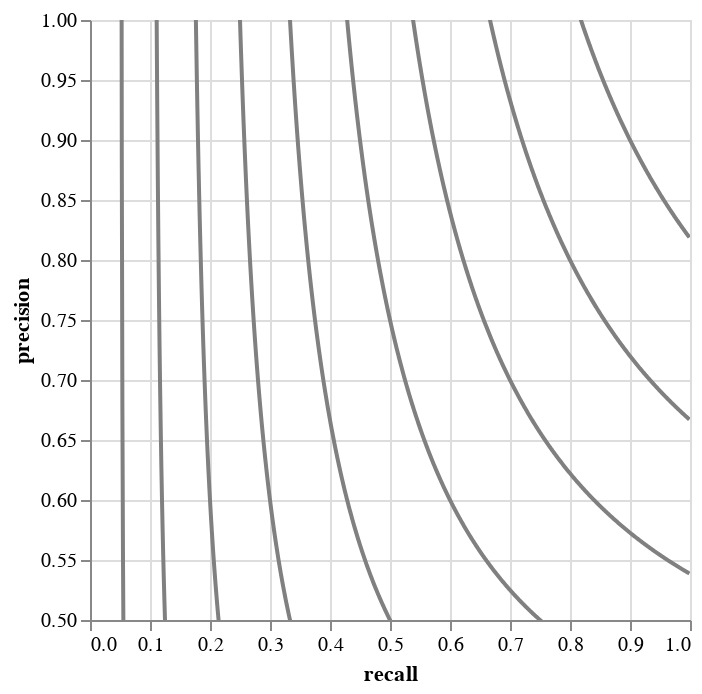

Notebook cell for this chart:
### Code cell
f1_contour_plot = alt.layer(
    *[
        (
            alt.Chart(f1_contours.filter(pl.col("f1") == f1))
            .mark_line()
            .encode(
                x=alt.X("recall"),
                y=alt.Y("precision").scale(domain=(0.5, 1)),
                color=alt.value("#808080"),
                tooltip=["f1"],
            )
        )
        for f1 in f1_scores
    ]
)
f1_contour_plot.interactive()

### Figure 1 — Vega specification as saved in the notebook (floating-point values rounded to 4 significant figures; data arrays with more than 128 entries replaced by an {"elided": "..."} marker saying what was removed)
{"$schema": "https://vega.github.io/schema/vega/v5.json", "data": [{"name": "param_2_store"}, {"name": "source_0", "values": {"elided": "949 records"}}, {"name": "source_1", "values": {"elided": "899 records"}}, {"name": "source_2", "values": {"elided": "849 records"}}, {"name": "source_3", "values": {"elided": "799 records"}}, {"name": "source_4", "values": {"elided": "749 records"}}, {"name": "source_5", "values": {"elided": "699 records"}}, {"name": "source_6", "values": {"elided": "649 records"}}, {"name": "source_7", "values": {"elided": "599 records"}}, {"name": "source_8", "values": {"elided": "549 records"}}, {"name": "source_9", "values": {"elided": "499 records"}}], "signals": [{"name": "unit", "value": {}, "on": [{"events": "pointermove", "update": "isTuple(group()) ? group() : unit"}]}, {"name": "param_2", "update": "vlSelectionResolve(\"param_2_store\", \"union\")"}, {"name": "param_2_recall", "on": [{"events": [{"source": "view", "type": "dblclick"}], "update": "null"}, {"events": {"signal": "param_2_translate_delta"}, "update": "panLinear(param_2_translate_anchor.extent_x, -param_2_translate_delta.x / width)"}, {"events": {"signal": "param_2_zoom_delta"}, "update": "zoomLinear(domain(\"x\"), param_2_zoom_anchor.x, param_2_zoom_delta)"}]}, {"name": "param_2_precision", "on": [{"events": [{"source": "view", "type": "dblclick"}], "update": "null"}, {"events": {"signal": "param_2_translate_delta"}, "update": "panLinear(param_2_translate_anchor.extent_y, param_2_translate_delta.y / height)"}, {"events": {"signal": "param_2_zoom_delta"}, "update": "zoomLinear(domain(\"y\"), param_2_zoom_anchor.y, param_2_zoom_delta)"}]}, {"name": "param_2_tuple", "on": [{"events": [{"signal": "param_2_recall || param_2_precision"}], "update": "param_2_recall && param_2_precision ? {unit: \"view_2\", fields: param_2_tuple_fields, values: [param_2_recall,param_2_precision]} : null"}]}, {"name": "param_2_tuple_fields", "value": [{"field": "recall", "channel": "x", "type": "R"}, {"field": "precision", "channel": "y", "type": "R"}]}, {"name": "param_2_translate_anchor", "value": {}, "on": [{"events": [{"source": "scope", "type": "pointerdown"}], "update": "{x: x(unit), y: y(unit), extent_x: domain(\"x\"), extent_y: domain(\"y\")}"}]}, {"name": "param_2_translate_delta", "value": {}, "on": [{"events": [{"source": "window", "between": [{"source": "scope", "type": "pointerdown"}, {"source": "window", "type": "pointerup"}], "consume": true, "type": "pointermove"}], "update": "{x: param_2_translate_anchor.x - x(unit), y: param_2_translate_anchor.y - y(unit)}"}]}, {"name": "param_2_zoom_anchor", "on": [{"events": [{"source": "scope", "consume": true, "type": "wheel"}], "update": "{x: invert(\"x\", x(unit)), y: invert(\"y\", y(unit))}"}]}, {"name": "param_2_zoom_delta", "on": [{"events": [{"source": "scope", "consume": true, "type": "wheel"}], "update": "pow(1.001, event.deltaY * pow(16, event.deltaMode))", "force": true}]}, {"name": "param_2_modify", "on": [{"events": {"signal": "param_2_tuple"}, "update": "modify(\"param_2_store\", param_2_tuple, true)"}]}], "marks": [{"type": "line", "name": "view_2_marks", "from": {"data": "source_0"}, "sort": {"field": "datum[\"recall\"]"}, "encode": {"update": {"x": {"field": "recall", "scale": "x"}, "stroke": {"value": "#808080"}, "tooltip": {"signal": "{\"f1\": format(datum[\"f1\"], \"\")}"}, "y": {"field": "precision", "scale": "y"}, "defined": {"signal": "isValid(datum[\"recall\"]) && isFinite(+datum[\"recall\"]) && isValid(datum[\"precision\"]) && isFinite(+datum[\"precision\"])"}}}, "style": ["line"], "interactive": true, "clip": true}, {"type": "line", "name": "layer_1_marks", "from": {"data": "source_1"}, "sort": {"field": "datum[\"recall\"]"}, "encode": {"update": {"stroke": {"value": "#808080"}, "defined": {"signal": "isValid(datum[\"recall\"]) && isFinite(+datum[\"recall\"]) && isValid(datum[\"precision\"]) && isFinite(+datum[\"precision\"])"}, "tooltip": {"signal": "{\"f1\": format(datum[\"f1\"], \"\")}"}, "y": {"field": "precision", "scale": "y"}, "x": {"field": "recall", "scale": "x"}}}, "interactive": true, "clip": true, "style": ["line"]}, {"type": "line", "name": "layer_2_marks", "from": {"data": "source_2"}, "sort": {"field": "datum[\"recall\"]"}, "encode": {"update": {"stroke": {"value": "#808080"}, "x": {"field": "recall", "scale": "x"}, "tooltip": {"signal": "{\"f1\": format(datum[\"f1\"], \"\")}"}, "y": {"field": "precision", "scale": "y"}, "defined": {"signal": "isValid(datum[\"recall\"]) && isFinite(+datum[\"recall\"]) && isValid(datum[\"precision\"]) && isFinite(+datum[\"precision\"])"}}}, "clip": true, "interactive": true, "style": ["line"]}, {"type": "line", "name": "layer_3_marks", "from": {"data": "source_3"}, "sort": {"field": "datum[\"recall\"]"}, "encode": {"update": {"defined": {"signal": "isValid(datum[\"recall\"]) && isFinite(+datum[\"recall\"]) && isValid(datum[\"precision\"]) && isFinite(+datum[\"precision\"])"}, "stroke": {"value": "#808080"}, "tooltip": {"signal": "{\"f1\": format(datum[\"f1\"], \"\")}"}, "y": {"field": "precision", "scale": "y"}, "x": {"field": "recall", "scale": "x"}}}, "style": ["line"], "clip": true, "interactive": true}, {"type": "line", "name": "layer_4_marks", "from": {"data": "source_4"}, "sort": {"field": "datum[\"recall\"]"}, "encode": {"update": {"defined": {"signal": "isValid(datum[\"recall\"]) && isFinite(+datum[\"recall\"]) && isValid(datum[\"precision\"]) && isFinite(+datum[\"precision\"])"}, "stroke": {"value": "#808080"}, "tooltip": {"signal": "{\"f1\": format(datum[\"f1\"], \"\")}"}, "x": {"field": "recall", "scale": "x"}, "y": {"field": "precision", "scale": "y"}}}, "interactive": true, "clip": true, "style": ["line"]}, {"type": "line", "name": "layer_5_marks", "from": {"data": "source_5"}, "sort": {"field": "datum[\"recall\"]"}, "encode": {"update": {"stroke": {"value": "#808080"}, "x": {"field": "recall", "scale": "x"}, "y": {"field": "precision", "scale": "y"}, "tooltip": {"signal": "{\"f1\": format(datum[\"f1\"], \"\")}"}, "defined": {"signal": "isValid(datum[\"recall\"]) && isFinite(+datum[\"recall\"]) && isValid(datum[\"precision\"]) && isFinite(+datum[\"precision\"])"}}}, "interactive": true, "style": ["line"], "clip": true}, {"type": "line", "name": "layer_6_marks", "from": {"data": "source_6"}, "sort": {"field": "datum[\"recall\"]"}, "encode": {"update": {"stroke": {"value": "#808080"}, "y": {"field": "precision", "scale": "y"}, "defined": {"signal": "isValid(datum[\"recall\"]) && isFinite(+datum[\"recall\"]) && isValid(datum[\"precision\"]) && isFinite(+datum[\"precision\"])"}, "x": {"field": "recall", "scale": "x"}, "tooltip": {"signal": "{\"f1\": format(datum[\"f1\"], \"\")}"}}}, "clip": true, "interactive": true, "style": ["line"]}, {"type": "line", "name": "layer_7_marks", "from": {"data": "source_7"}, "sort": {"field": "datum[\"recall\"]"}, "encode": {"update": {"defined": {"signal": "isValid(datum[\"recall\"]) && isFinite(+datum[\"recall\"]) && isValid(datum[\"precision\"]) && isFinite(+datum[\"precision\"])"}, "tooltip": {"signal": "{\"f1\": format(datum[\"f1\"], \"\")}"}, "stroke": {"value": "#808080"}, "x": {"field": "recall", "scale": "x"}, "y": {"field": "precision", "scale": "y"}}}, "interactive": true, "clip": true, "style": ["line"]}, {"type": "line", "name": "layer_8_marks", "from": {"data": "source_8"}, "sort": {"field": "datum[\"recall\"]"}, "encode": {"update": {"x": {"field": "recall", "scale": "x"}, "tooltip": {"signal": "{\"f1\": format(datum[\"f1\"], \"\")}"}, "y": {"field": "precision", "scale": "y"}, "stroke": {"value": "#808080"}, "defined": {"signal": "isValid(datum[\"recall\"]) && isFinite(+datum[\"recall\"]) && isValid(datum[\"precision\"]) && isFinite(+datum[\"precision\"])"}}}, "clip": true, "style": ["line"], "interactive": true}, {"type": "line", "name": "layer_9_marks", "from": {"data": "source_9"}, "sort": {"field": "datum[\"recall\"]"}, "encode": {"update": {"x": {"field": "recall", "scale": "x"}, "y": {"field": "precision", "scale": "y"}, "defined": {"signal": "isValid(datum[\"recall\"]) && isFinite(+datum[\"recall\"]) && isValid(datum[\"precision\"]) && isFinite(+datum[\"precision\"])"}, "stroke": {"value": "#808080"}, "tooltip": {"signal": "{\"f1\": format(datum[\"f1\"], \"\")}"}}}, "interactive": true, "style": ["line"], "clip": true}], "scales": [{"name": "x", "type": "linear", "domain": {"fields": [{"data": "source_0", "field": "recall"}, {"data": "source_1", "field": "recall"}, {"data": "source_2", "field": "recall"}, {"data": "source_3", "field": "recall"}, {"data": "source_4", "field": "recall"}, {"data": "source_5", "field": "recall"}, {"data": "source_6", "field": "recall"}, {"data": "source_7", "field": "recall"}, {"data": "source_8", "field": "recall"}, {"data": "source_9", "field": "recall"}]}, "range": [0, {"signal": "width"}], "domainRaw": {"signal": "param_2[\"recall\"]"}, "nice": true, "zero": false}, {"name": "y", "type": "linear", "domain": [0.5, 1], "range": [{"signal": "height"}, 0], "zero": false, "domainRaw": {"signal": "param_2[\"precision\"]"}}], "axes": [{"scale": "x", "gridScale": "y", "domain": false, "labels": false, "orient": "bottom", "tickCount": {"signal": "ceil(width/40)"}, "aria": false, "minExtent": 0, "ticks": false, "grid": true, "maxExtent": 0, "zindex": 0}, {"scale": "y", "grid": true, "gridScale": "x", "orient": "left", "minExtent": 0, "zindex": 0, "labels": false, "tickCount": {"signal": "ceil(height/40)"}, "maxExtent": 0, "ticks": false, "domain": false, "aria": false}, {"scale": "x", "orient": "bottom", "grid": false, "labelOverlap": true, "tickCount": {"signal": "ceil(width/40)"}, "labelFlush": true, "title": "recall", "zindex": 0}, {"scale": "y", "zindex": 0, "orient": "left", "labelOverlap": true, "tickCount": {"signal": "ceil(height/40)"}, "title": "precision", "grid": false}], "background": "white", "width": 300, "height": 300, "style": "cell", "padding": 5}
